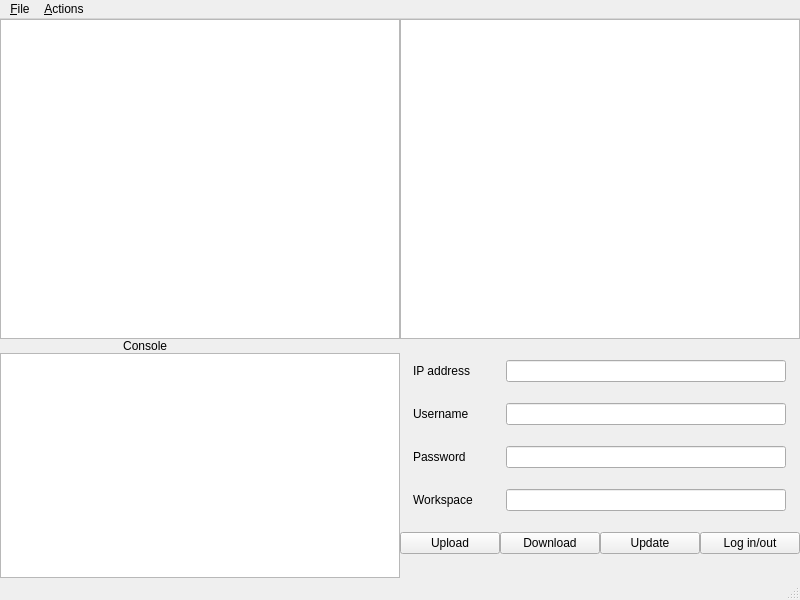
<?xml version="1.0" encoding="UTF-8"?>
<ui version="4.0">
 <class>MainWindow</class>
 <widget class="QMainWindow" name="MainWindow">
  <property name="geometry">
   <rect>
    <x>0</x>
    <y>0</y>
    <width>800</width>
    <height>600</height>
   </rect>
  </property>
  <property name="windowTitle">
   <string>FTP server</string>
  </property>
  <widget class="QWidget" name="centralwidget">
   <layout class="QVBoxLayout">
    <property name="spacing">
     <number>0</number>
    </property>
    <property name="leftMargin">
     <number>0</number>
    </property>
    <property name="topMargin">
     <number>0</number>
    </property>
    <property name="rightMargin">
     <number>0</number>
    </property>
    <property name="bottomMargin">
     <number>0</number>
    </property>
    <item>
     <layout class="QHBoxLayout" name="horizontalLayout">
      <item>
       <layout class="QVBoxLayout" name="verticalLayout">
        <item>
         <layout class="QHBoxLayout" name="horizontalLayout_2">
          <item>
           <widget class="QTreeView" name="view">
            <property name="enabled">
             <bool>true</bool>
            </property>
            <property name="minimumSize">
             <size>
              <width>0</width>
              <height>320</height>
             </size>
            </property>
            <property name="maximumSize">
             <size>
              <width>16777215</width>
              <height>320</height>
             </size>
            </property>
            <property name="alternatingRowColors">
             <bool>true</bool>
            </property>
            <property name="selectionBehavior">
             <enum>QAbstractItemView::SelectItems</enum>
            </property>
            <property name="horizontalScrollMode">
             <enum>QAbstractItemView::ScrollPerPixel</enum>
            </property>
            <property name="animated">
             <bool>false</bool>
            </property>
            <property name="allColumnsShowFocus">
             <bool>true</bool>
            </property>
           </widget>
          </item>
          <item>
           <widget class="QTreeView" name="view2">
            <property name="enabled">
             <bool>true</bool>
            </property>
            <property name="minimumSize">
             <size>
              <width>0</width>
              <height>320</height>
             </size>
            </property>
            <property name="maximumSize">
             <size>
              <width>16777215</width>
              <height>320</height>
             </size>
            </property>
            <property name="alternatingRowColors">
             <bool>true</bool>
            </property>
            <property name="selectionBehavior">
             <enum>QAbstractItemView::SelectItems</enum>
            </property>
            <property name="horizontalScrollMode">
             <enum>QAbstractItemView::ScrollPerPixel</enum>
            </property>
            <property name="animated">
             <bool>false</bool>
            </property>
            <property name="allColumnsShowFocus">
             <bool>true</bool>
            </property>
           </widget>
          </item>
         </layout>
        </item>
        <item>
         <layout class="QHBoxLayout" name="horizontalLayout_3">
          <item>
           <layout class="QVBoxLayout" name="verticalLayout_2">
            <item>
             <widget class="QLabel" name="label">
              <property name="maximumSize">
               <size>
                <width>200</width>
                <height>20</height>
               </size>
              </property>
              <property name="text">
               <string>                                     Console</string>
              </property>
             </widget>
            </item>
            <item>
             <widget class="QTextEdit" name="textConsole">
              <property name="sizePolicy">
               <sizepolicy hsizetype="Expanding" vsizetype="Expanding">
                <horstretch>1</horstretch>
                <verstretch>0</verstretch>
               </sizepolicy>
              </property>
              <property name="minimumSize">
               <size>
                <width>400</width>
                <height>0</height>
               </size>
              </property>
              <property name="readOnly">
               <bool>true</bool>
              </property>
             </widget>
            </item>
           </layout>
          </item>
          <item>
           <layout class="QVBoxLayout" name="verticalLayout_3">
            <item>
             <layout class="QHBoxLayout" name="horizontalLayout_5">
              <item>
               <widget class="QLabel" name="label_2">
                <property name="maximumSize">
                 <size>
                  <width>80</width>
                  <height>20</height>
                 </size>
                </property>
                <property name="text">
                 <string>IP address</string>
                </property>
               </widget>
              </item>
              <item>
               <widget class="QLineEdit" name="ip_input">
                <property name="maximumSize">
                 <size>
                  <width>280</width>
                  <height>16777215</height>
                 </size>
                </property>
               </widget>
              </item>
             </layout>
            </item>
            <item>
             <layout class="QHBoxLayout" name="horizontalLayout_6">
              <item>
               <widget class="QLabel" name="label_4">
                <property name="maximumSize">
                 <size>
                  <width>80</width>
                  <height>20</height>
                 </size>
                </property>
                <property name="text">
                 <string>Username</string>
                </property>
               </widget>
              </item>
              <item>
               <widget class="QLineEdit" name="name_input">
                <property name="maximumSize">
                 <size>
                  <width>280</width>
                  <height>16777215</height>
                 </size>
                </property>
               </widget>
              </item>
             </layout>
            </item>
            <item>
             <layout class="QHBoxLayout" name="horizontalLayout_4">
              <item>
               <widget class="QLabel" name="label_3">
                <property name="maximumSize">
                 <size>
                  <width>80</width>
                  <height>20</height>
                 </size>
                </property>
                <property name="text">
                 <string>Password</string>
                </property>
               </widget>
              </item>
              <item>
               <widget class="QLineEdit" name="pw_input">
                <property name="maximumSize">
                 <size>
                  <width>280</width>
                  <height>16777215</height>
                 </size>
                </property>
               </widget>
              </item>
             </layout>
            </item>
            <item>
             <layout class="QHBoxLayout" name="horizontalLayout_8">
              <item>
               <widget class="QLabel" name="label_5">
                <property name="maximumSize">
                 <size>
                  <width>80</width>
                  <height>20</height>
                 </size>
                </property>
                <property name="text">
                 <string>Workspace</string>
                </property>
               </widget>
              </item>
              <item>
               <widget class="QLineEdit" name="dir_input">
                <property name="maximumSize">
                 <size>
                  <width>280</width>
                  <height>16777215</height>
                 </size>
                </property>
               </widget>
              </item>
             </layout>
            </item>
            <item>
             <layout class="QHBoxLayout" name="horizontalLayout_7">
              <item>
               <widget class="QPushButton" name="btnUp">
                <property name="minimumSize">
                 <size>
                  <width>100</width>
                  <height>0</height>
                 </size>
                </property>
                <property name="maximumSize">
                 <size>
                  <width>100</width>
                  <height>16777215</height>
                 </size>
                </property>
                <property name="text">
                 <string>Upload</string>
                </property>
               </widget>
              </item>
              <item>
               <widget class="QPushButton" name="btnDown">
                <property name="minimumSize">
                 <size>
                  <width>100</width>
                  <height>0</height>
                 </size>
                </property>
                <property name="maximumSize">
                 <size>
                  <width>100</width>
                  <height>16777215</height>
                 </size>
                </property>
                <property name="text">
                 <string>Download</string>
                </property>
               </widget>
              </item>
              <item>
               <widget class="QPushButton" name="btnCheck">
                <property name="minimumSize">
                 <size>
                  <width>100</width>
                  <height>0</height>
                 </size>
                </property>
                <property name="maximumSize">
                 <size>
                  <width>100</width>
                  <height>16777215</height>
                 </size>
                </property>
                <property name="cursor">
                 <cursorShape>PointingHandCursor</cursorShape>
                </property>
                <property name="mouseTracking">
                 <bool>false</bool>
                </property>
                <property name="text">
                 <string>Update</string>
                </property>
               </widget>
              </item>
              <item>
               <widget class="QPushButton" name="btnLog">
                <property name="minimumSize">
                 <size>
                  <width>100</width>
                  <height>0</height>
                 </size>
                </property>
                <property name="maximumSize">
                 <size>
                  <width>100</width>
                  <height>16777215</height>
                 </size>
                </property>
                <property name="text">
                 <string>Log in/out</string>
                </property>
               </widget>
              </item>
             </layout>
            </item>
           </layout>
          </item>
         </layout>
        </item>
       </layout>
      </item>
     </layout>
    </item>
   </layout>
  </widget>
  <widget class="QStatusBar" name="statusbar"/>
  <widget class="QMenuBar" name="menubar">
   <property name="geometry">
    <rect>
     <x>0</x>
     <y>0</y>
     <width>800</width>
     <height>22</height>
    </rect>
   </property>
   <widget class="QMenu" name="fileMenu">
    <property name="title">
     <string>&amp;File</string>
    </property>
    <addaction name="exitAction"/>
   </widget>
   <widget class="QMenu" name="actionsMenu">
    <property name="title">
     <string>&amp;Actions</string>
    </property>
    <addaction name="insertRowAction"/>
    <addaction name="insertColumnAction"/>
    <addaction name="separator"/>
    <addaction name="removeRowAction"/>
    <addaction name="removeColumnAction"/>
    <addaction name="separator"/>
    <addaction name="insertChildAction"/>
   </widget>
   <addaction name="fileMenu"/>
   <addaction name="actionsMenu"/>
  </widget>
  <action name="exitAction">
   <property name="text">
    <string>E&amp;xit</string>
   </property>
   <property name="shortcut">
    <string>Ctrl+Q</string>
   </property>
  </action>
  <action name="insertRowAction">
   <property name="text">
    <string>Insert Row</string>
   </property>
   <property name="shortcut">
    <string>Ctrl+I, R</string>
   </property>
  </action>
  <action name="removeRowAction">
   <property name="text">
    <string>Remove Row</string>
   </property>
   <property name="shortcut">
    <string>Ctrl+R, R</string>
   </property>
  </action>
  <action name="insertColumnAction">
   <property name="text">
    <string>Insert Column</string>
   </property>
   <property name="shortcut">
    <string>Ctrl+I, C</string>
   </property>
  </action>
  <action name="removeColumnAction">
   <property name="text">
    <string>Remove Column</string>
   </property>
   <property name="shortcut">
    <string>Ctrl+R, C</string>
   </property>
  </action>
  <action name="insertChildAction">
   <property name="text">
    <string>Insert Child</string>
   </property>
   <property name="shortcut">
    <string>Ctrl+N</string>
   </property>
  </action>
 </widget>
 <resources/>
 <connections/>
</ui>
